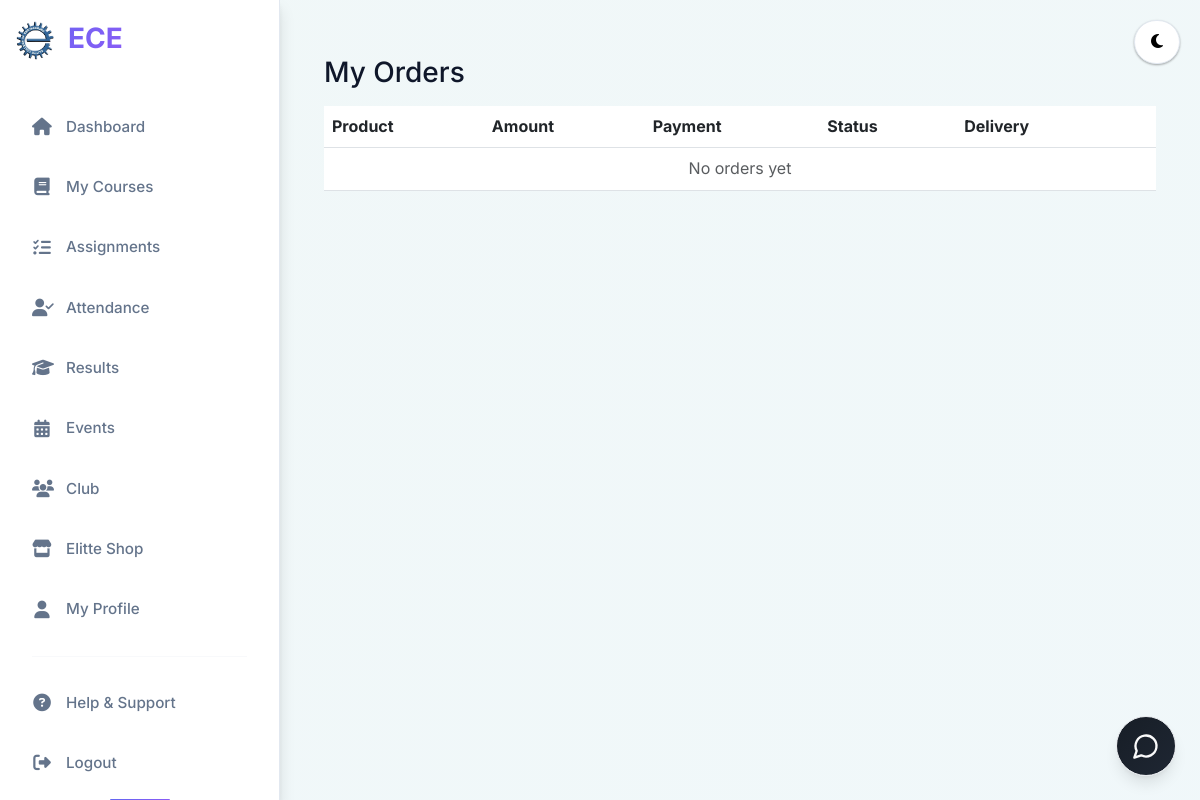
Page /shop/orders/ (signed in) on the earlier database version.
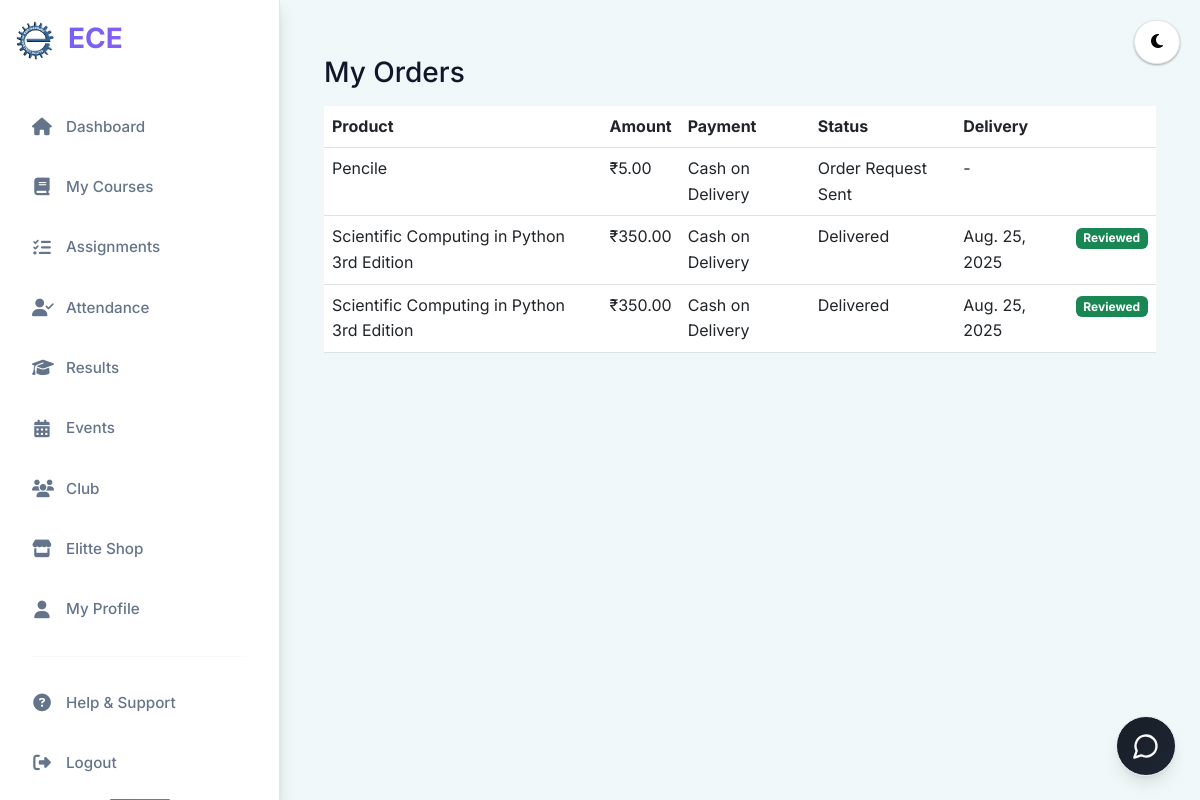
Same page on the later database version.
### shop/models.py (models this page shows, shortened)
class Order(models.Model):
    PAYMENT_METHODS = (
        ('ONLINE', 'Online'),
        ('COD', 'Cash on Delivery'),
    )
    STATUS_CHOICES = (
        ('REQUESTED', 'Order Request Sent'),
        ('DELIVERY_DAY', 'Delivery Day Assigned'),
        ('DELIVERED', 'Delivered'),
        ('CANCELLED', 'Cancelled'),
    )
    buyer = models.ForeignKey(settings.AUTH_USER_MODEL, on_delete=models.CASCADE, related_name='orders')
    product = models.ForeignKey(Product, on_delete=models.CASCADE, related_name='orders')
    quantity = models.PositiveIntegerField(default=1)
    amount = models.DecimalField(max_digits=10, decimal_places=2)
    payment_method = models.CharField(max_length=10, choices=PAYMENT_METHODS)
    transaction_id = models.CharField(max_length=100, blank=True, null=True)
    payment_person_name = models.CharField(max_length=100, blank=True, null=True)
    payment_screenshot = models.ImageField(upload_to='shop/payments/', blank=True, null=True)
    status = models.CharField(max_length=20, choices=STATUS_CHOICES, default='REQUESTED')
    delivery_date = models.DateField(blank=True, null=True)
    created_at = models.DateTimeField(auto_now_add=True)
    class Meta:
        ordering = ['-created_at']

class Product(models.Model):
    seller = models.ForeignKey(settings.AUTH_USER_MODEL, on_delete=models.CASCADE, related_name='shop_products')
    title = models.CharField(max_length=200)
    description = models.TextField()
    price = models.DecimalField(max_digits=10, decimal_places=2)
    category = models.ForeignKey(Category, on_delete=models.SET_NULL, null=True, blank=True)
    default_image = models.ImageField(upload_to='shop/products/', null=True, blank=True)
    created_at = models.DateTimeField(auto_now_add=True)

### shop/views.py (the view)
# urls.py: path('orders/', views.my_orders, name='shop_my_orders'),
@login_required
def my_orders(request):
    orders = Order.objects.filter(buyer=request.user).select_related('product', 'product__seller')
    reviewed_ids = set(ProductReview.objects.filter(product_id__in=[o.product_id for o in orders], reviewer=request.user).values_list('product_id', flat=True))
    return render(request, 'shop/my_orders.html', {'orders': orders, 'reviewed_ids': reviewed_ids})

### account/context_processors.py (called while the page is built)
def profile_context(request):
    if request.user.is_authenticated and hasattr(request.user, "teacherprofile"):
        return {"profile": request.user.teacherprofile}
    return {}

### shop/context_processors.py (called while the page is built)
def shop_counts(request):
    if not request.user.is_authenticated:
        return {}
    cart_count = CartItem.objects.filter(user=request.user).count()
    seller_pending_count = Order.objects.filter(
        product__seller=request.user,
        status='REQUESTED'
    ).count()
    total_count = cart_count + seller_pending_count
    return {
        'cart_count': cart_count,
        'seller_pending_count': seller_pending_count,
        'shop_total_count': total_count,
    }

### templates/shop/my_orders.html (shortened to what this page needs)
{% extends 'student_base.html' %}
{% load static %}
{% block content %}
<div class="container py-4">
  <h3>My Orders</h3>
  <div class="table-responsive mt-3">
    <table class="table">
      <thead><tr><th>Product</th><th>Amount</th><th>Payment</th><th>Status</th><th>Delivery</th><th></th></tr></thead>
      <tbody>
        {% for o in orders %}
        <tr>
          <td>{{ o.product.title }}</td>
          <td>₹{{ o.amount }}</td>
          <td>{{ o.get_payment_method_display }}</td>
          <td>{{ o.get_status_display }}</td>
          <td>{% if o.delivery_date %}{{ o.delivery_date }}{% else %}-{% endif %}</td>
          <td>
            {% if o.status == 'DELIVERED' %}
              {% if o.product.id in reviewed_ids %}
                <span class="badge bg-success">Reviewed</span>
              {% else %}
                <a href="{% url 'shop_order_add_review' o.id %}" class="btn btn-sm btn-outline-primary">Add Review</a>
              {% endif %}
            {% endif %}
          </td>
        </tr>
        {% empty %}
        <tr><td colspan="6" class="text-center text-muted">No orders yet</td></tr>
        {% endfor %}
      </tbody>
    </table>
  </div>
</div>
{% endblock %}

### templates/student_base.html (shortened to what this page needs)
{% load static %}
<!DOCTYPE html>
<html lang="en">
<head>
    <link rel="stylesheet" href="https://cdn.jsdelivr.net/npm/bootstrap@5.3.0/dist/css/bootstrap.min.css">
    <link rel="stylesheet" href="https://cdnjs.cloudflare.com/ajax/libs/font-awesome/6.4.0/css/all.min.css">
</head>
<body>
<button class="theme-toggle" id="themeToggle">
    <i class="fas fa-moon"></i>
</button>
<div class="main-container">
    <div class="sidebar" id="sidebar">
        <div class="sidebar-header">
            <a class="navbar-brand" href="/">
                <div>
                    <img src="{% static 'index/logo.png' %}" alt="Logo" class="logo">
                </div>
                ECE
            </a>
        </div>
        <ul class="sidebar-menu">
            <li><a href="{% url 'student_dashboard' %}" class="{% if request.resolver_match.url_name == 'student_dashboard' %}active{% endif %}">
                <i class="fas fa-home icon"></i> Dashboard</a></li>
            <li><a href="{% url 'student_courses' %}" class="{% if request.resolver_match.url_name == 'student_courses' %}active{% endif %}">
                <i class="fas fa-book icon"></i> My Courses</a></li>
            <li><a href="{% url 'student_assignment_list' %}">
                <i class="fas fa-tasks icon"></i> Assignments</a></li>
            <li><a href="{% url 'attendance' %}">
                <i class="fas fa-user-check icon"></i> Attendance</a></li>
            <li><a href="{% url 'student_results_page' %}" class="{% if request.resolver_match.url_name == 'student_results_page' %}active{% endif %}">
                <i class="fas fa-graduation-cap icon"></i> Results</a></li>
            <li><a href="{% url 'event_list' %}" class="{% if request.resolver_match.url_name == 'event_list' %}active{% endif %}">
                <i class="fas fa-calendar-alt icon"></i> Events</a></li>
            <li><a href="{% url 'club:club_list' %}">
                <i class="fas fa-users icon"></i> Club</a></li>
            <li>
                <a href="{% url 'shop_home' %}" class="{% if request.resolver_match.url_name == 'shop_home' %}active{% endif %}">
                    <i class="fas fa-store icon position-relative"></i> Elitte Shop
                </a>
            </li>
                        <li><a href="{% url 'edit_profile' %}" class="{% if request.resolver_match.url_name == 'edit_profile' %}active{% endif %}">
                <i class="fas fa-user icon"></i> My Profile</a></li>
            <hr class="menu-divider">
            <li><a href="#">
                <i class="fas fa-question-circle icon"></i> Help & Support</a></li>
            <li><a href="{% url 'logout' %}">
                <i class="fas fa-sign-out-alt icon"></i> Logout</a></li>
        </ul>
    </div>
    <main class="main-content">
        {% block content %}{% endblock %}
    </main>
</div>
{% include 'includes/chatbot.html' %}
</body>
</html>

### templates/includes/chatbot.html (shortened to what this page needs)
<div id="ece-chat-widget-container">
  <button class="chat-toggle" id="ece-chat-toggle" aria-label="Open chat">
    <svg viewBox="0 0 24 24" fill="none" stroke="currentColor" stroke-width="2"
         stroke-linecap="round" stroke-linejoin="round" aria-hidden="true">
      <path d="M7.9 20A9 9 0 1 0 4 16.1L2 22Z"/>
    </svg>
  </button>
</div>

### templates/student_base.html (style rules this page uses)
:root { --primary-color: #6366f1; --primary-dark: #4f46e5; --secondary-color: #8b5cf6; --accent-color: #06b6d4; --background-color: #f8fafc; --background-dark: #0f172a; --card-bg: #ffffff; --card-bg-dark: #1e293b; --text-primary: #0f172a; --text-secondary: #64748b; --text-muted: #94a3b8; --border-color: #e2e8f0; --success-color: #10b981; --warning-color: #f59e0b; --danger-color: #ef4444; --primary-gradient: linear-gradient(135deg, #6366f1 0%, #8b5cf6 100%); --sidebar-width: 280px; --header-height: 70px; --shadow-sm: 0 1px 3px rgba(0,0,0,0.12), 0 1px 2px rgba(0,0,0,0.24); --shadow-md: 0 4px 6px rgba(0,0,0,0.07), 0 2px 4px rgba(0,0,0,0.06); --shadow-lg: 0 10px 15px rgba(0,0,0,0.1), 0 4px 6px rgba(0,0,0,0.05); --glass-bg: rgba(255, 255, 255, 0.25); --glass-border: rgba(255, 255, 255, 0.18); }
* { margin: 0; padding: 0; box-sizing: border-box; }
body { background: var(--background-color); font-family: 'Inter', -apple-system, BlinkMacSystemFont, sans-serif; color: var(--text-primary); line-height: 1.6; overflow-x: hidden; }
body::before { content: ''; position: fixed; top: 0; left: 0; width: 100%; height: 100%; background: linear-gradient(-45deg, #6366f1, #8b5cf6, #06b6d4, #10b981); background-size: 400% 400%; animation: gradientShift 15s ease infinite; opacity: 0.03; z-index: -1; }
.logo { width: 40px; height: auto; border-radius: 50%; }
.main-container { display: flex; min-height: 100vh; }
.sidebar { width: var(--sidebar-width); background: var(--card-bg); backdrop-filter: blur(20px); border-right: 1px solid var(--border-color); position: fixed; left: 0; top: 0; height: 100vh; z-index: 1000; transition: all 0.3s cubic-bezier(0.4, 0, 0.2, 1); overflow-y: auto; box-shadow: var(--shadow-lg); }
.sidebar-header { display: flex; align-items: center; padding: 1rem; background-color: #fff; }
.sidebar-header::after { content: ''; position: absolute; bottom: -1px; left: 50%; transform: translateX(-50%); width: 60px; height: 2px; background: var(--primary-gradient); border-radius: 1px; }
.navbar-brand { font-size: 1.75rem; font-weight: 700; background: var(--primary-gradient); -webkit-background-clip: text; -webkit-text-fill-color: transparent; background-clip: text; text-decoration: none; display: flex; align-items: center; gap: 12px; }
.sidebar-menu { list-style: none; padding: 24px 16px; margin: 0; }
.sidebar-menu li { margin-bottom: 8px; }
.sidebar-menu li a { color: var(--text-secondary); text-decoration: none; display: flex; align-items: center; padding: 14px 16px; font-weight: 500; font-size: 0.95rem; border-radius: 12px; transition: all 0.3s ease; position: relative; overflow: hidden; }
.sidebar-menu li a::before { content: ''; position: absolute; top: 0; left: -100%; width: 100%; height: 100%; background: linear-gradient(90deg, transparent, rgba(255,255,255,0.4), transparent); transition: left 0.5s; }
.sidebar-menu li a .icon { width: 20px; margin-right: 14px; text-align: center; font-size: 1.1rem; }
.menu-divider { margin: 20px 16px; border: none; height: 1px; background: var(--border-color); }
.theme-toggle { position: fixed; top: 20px; right: 20px; z-index: 1001; background: var(--card-bg); border: 1px solid var(--border-color); border-radius: 50px; padding: 8px 16px; cursor: pointer; transition: all 0.3s ease; box-shadow: var(--shadow-sm); }
.main-content { margin-left: var(--sidebar-width); width: calc(100% - var(--sidebar-width)); min-height: 100vh; padding: 32px; transition: all 0.3s cubic-bezier(0.4, 0, 0.2, 1); }

Differences in the rows shown:
added Order: product "Pencile", amount "5.00", payment_method "Cash on Delivery", status "Order Request Sent"
added Order: product "Scientific Computing in Python 3rd Edition", amount "350.00", payment_method "Cash on Delivery", status "Delivered", delivery_date "Aug. 25, 2025", shows "Reviewed"
added Order: product "Scientific Computing in Python 3rd Edition", amount "350.00", payment_method "Cash on Delivery", status "Delivered", delivery_date "Aug. 25, 2025", shows "Reviewed"
Other differences:
text no longer shown: "No orders yet"
